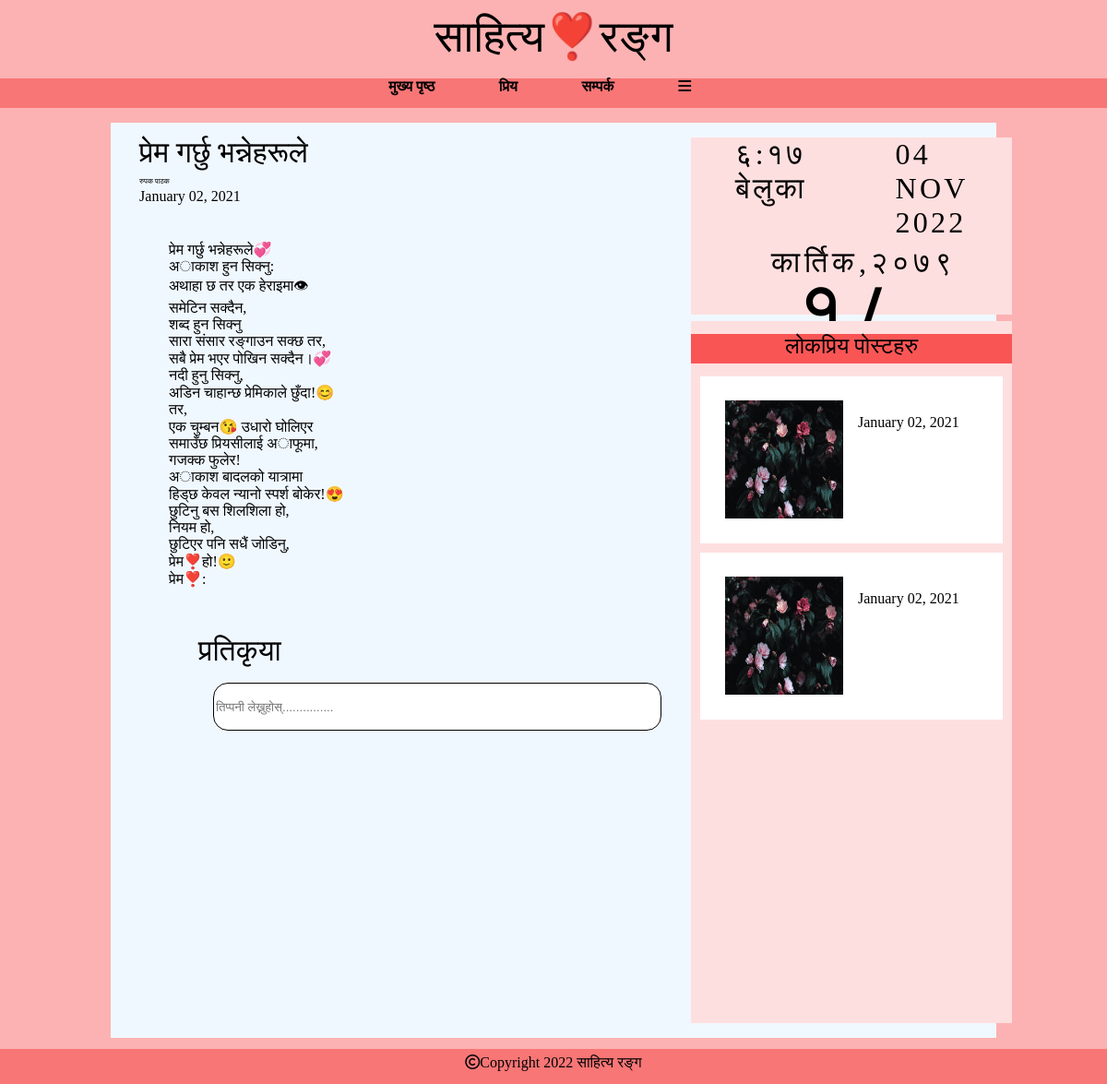
The page /poem/3/ on the database its author committed.
### website/models.py (models this page shows, shortened)
class Poem(models.Model):
    title = models.CharField(max_length=50)
    writer = models.CharField(max_length=50)
    date = models.DateField()
    poem_text=  models.TextField()

### website/views.py (the view)
# urls.py: path('poem/<int:pk>/', rang, name='rang'),
def rang(request, pk, return_webpage=False):
    poem = get_object_or_404(Poem, pk=pk)
    if return_webpage:
        poems = Poem.objects.all()
        return render(request, 'webpage.html', {'poems': poems})
    else:
        return render(request, 'rang.html', {'poem': poem})

### website/templates/rang.html (shortened to what this page needs)
<!DOCTYPE html>
<html lang="en">
<head>
    {% load static %}
    <link rel="stylesheet" href="{% static 'webpage.css' %}" />
</head>
<body>
    <body>
        <header>
            <div class="sahitya"><span>साहित्य❣️रङ्ग</span></div>
            <strong>
                <ul>
                    <li><a href="/">मुख्य पृष्ठ</a></li>
                    <li><a href="#">प्रिय</a></li>
                    <li><a href="{%url 'contact' %}">सम्पर्क</a></li>
                    <li><a href="#"><i class="fa-solid fa-bars"></i></a></li>
                </ul>
            </strong>
        </header>
        <section>
            <div class="rang_main">
                <div class="rang_left_div">
                    <div class="rang_kabita">
                        <div class="paragraph">
                            <p style="font-size: 2rem;">{{poem.title}}</p>
                            <p style="font-size: .5rem;">{{poem.writer}} </p>
                            <p> {{ poem.date|date:"F d, Y" }}</p>
                        </div>
                        <div class="content">
                            {{poem.poem_text|linebreaksbr}}
                        </div>
                        <br>
                        <div class="pratikriya">
                            <span>प्रतिकृया</span><br>
                            <input type="text" placeholder="तिप्पनी लेख्नुहोस्...............">
                        </div>
                    </div>
                </div>
                <div class="rang_right_div">
                    <div class="calender">
                        <div class="date_time"><span>६:१७ बेलुका</span>
                            <span>04 NOV 2022</span>
                        </div>
                        <div class="day">
                            <span style="font-size: 2rem; ">कार्तिक,२०७९</span><br>
                            <span style="font-size: 6rem;">१८</span>
                            <span>शुक्रबार</span>
                        </div>
                    </div>
                    <div class="scroll_field">
                        <div class="lokpriya">लोकप्रिय पोस्टहरु</div>
                        <div class="aakash">
                            <img src="static/image1.jpg" alt="">
                            <span>
                                <p>{{ poem.date|date:"F d, Y" }}</p>
                            </span>
                        </div>
                        <div class="prem">
                            <img src="static/image1.jpg" alt="">
                            <span>
                                <p>{{ poem.date|date:"F d, Y" }}</p>
                            </span>
                        </div>
                    </div>
                </div>
            </div>
        </section>
        <footer>
            <div class="foot">
                <span><i class="fa-regular fa-copyright"></i>Copyright 2022 साहित्य रङ्ग</span>
            </div>
        </footer>
    </body>
</html>

### website/static/webpage.css (style rules this page uses)
body { padding: 0px; margin: 0px; background-color: #FCB2B2; font-family: myFirstFont; }
header ul { display: flex; justify-content: center; background-color: #F87676; height: 2rem; }
header ul a { text-decoration: none; }
.sahitya { text-align: center; font-size: 3rem; margin: 1%; }
header ul li { display: flex; text-decoration: none; margin-bottom: 2%; margin-right: 6%; position: relative; }
section { display: grid; justify-content: center; align-content: center; grid-template-columns: 1fr 1fr; width: 80%; margin-left: auto; margin-right: auto; }
a { text-decoration: none; color: black; }
img { height: 100px; width: 100px; display: block; float: left; margin: 1%; }
footer .foot { background-color: #F87676; margin-top: 1%; height: 2rem; display: flex; justify-content: center; padding-top: .5%; }
.rang_main { display: grid; justify-content: center; align-content: center; grid-template-columns: 1fr 1fr; width: 80vw; background-color: aliceblue; height: 100%; }
.rang_left_div .rang_kabita { padding-left: 4rem; }
.rang_left_div .pratikriya { font-size: 2rem; padding-left: 4rem; margin-bottom: 1rem; }
.rang_left_div .pratikriya input { width: 30rem; height: 3rem; margin: 1rem; border-radius: 1rem; border: 1px solid black; }
.rang_right_div { display: grid; grid-template-rows: 1fr 4fr; padding: 1rem; }
.rang_right_div .calender { background-color: #FEDFDF; height: 12rem; width: 100%; }
.rang_right_div .calender .date_time { display: flex; justify-content: space-between; }
.rang_right_div .calender .day { width: 50%; margin: auto; line-height: 3rem; text-align: center; letter-spacing: .3rem; }
.rang_right_div .calender .date_time span { margin: 0 3rem; font-size: 2rem; letter-spacing: .2rem; }
.scroll_field { background-color: #FEDFDF; margin-top: 2%; }
.scroll_field .lokpriya { background-color: #FA5555; margin: 4% 0; height: 2rem; text-align: center; font-size: 1.5rem; }
.aakash { display: grid; grid-template-columns: 1fr 2fr; margin: 3%; padding: 3%; background-color: white; line-height: 1rem; }
img { height: 8rem; width: 8rem; margin: 1rem; }
.prem { display: grid; grid-template-columns: 1fr 2fr; margin: 3%; padding: 3%; background-color: white; line-height: 1rem; }
.rang_main .rang_left_div .rang_kabita .content { padding: 2rem; }
.rang_main .rang_left_div .rang_kabita .paragraph { line-height: 0rem; }

### rows shown on the page
Poem: title "प्रेम गर्छु भन्नेहरूले", writer "रुपक पाठक", date "January 02, 2021", poem_text "प्रेम गर्छु भन्नेहरूले💞 अाकाश हुन सिक्नु: अथाहा छ तर एक हेराइमा👁 समेटिन सक्दैन, शब्द हुन सिक्नु सारा संसार रङ्गाउन सक्छ तर, सबै प्रेम भएर पोखिन सक्दैन।💞 नदी हुनु सिक्नु, अडिन चाहान्छ प्रेमिकाले छुँदा!😊 तर, एक चुम्बन😘 उधारो घोलिएर समाउँछ प्रियसीलाई अाफूमा, गजक्क फुलेर! अाकाश बादलको यात्रामा हिड्छ केवल न्यानो स्पर्श बोकेर!😍 छुटिनु बस शिलशिला हो, नियम हो, छुटिएर पनि सधैं जोडिनु, प्रेम❣️हो!🙂 प्रेम❣️:"
